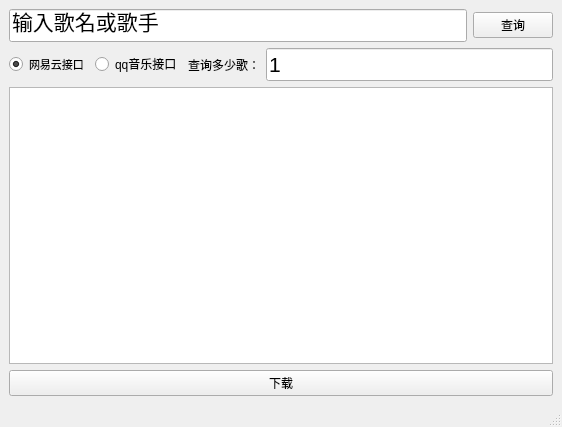
<?xml version="1.0" encoding="UTF-8"?>
<ui version="4.0">
 <class>MainWindow</class>
 <widget class="QMainWindow" name="MainWindow">
  <property name="geometry">
   <rect>
    <x>0</x>
    <y>0</y>
    <width>562</width>
    <height>427</height>
   </rect>
  </property>
  <property name="windowTitle">
   <string>音乐下载</string>
  </property>
  <widget class="QWidget" name="centralwidget">
   <property name="sizePolicy">
    <sizepolicy hsizetype="Ignored" vsizetype="Ignored">
     <horstretch>0</horstretch>
     <verstretch>0</verstretch>
    </sizepolicy>
   </property>
   <layout class="QVBoxLayout" name="verticalLayout_2">
    <item>
     <layout class="QVBoxLayout" name="verticalLayout">
      <item>
       <layout class="QHBoxLayout" name="horizontalLayout_2">
        <item>
         <widget class="QLineEdit" name="lineEdit">
          <property name="font">
           <font>
            <pointsize>16</pointsize>
           </font>
          </property>
          <property name="text">
           <string>输入歌名或歌手</string>
          </property>
         </widget>
        </item>
        <item>
         <widget class="QPushButton" name="pushButton">
          <property name="text">
           <string>查询</string>
          </property>
         </widget>
        </item>
       </layout>
      </item>
      <item>
       <layout class="QHBoxLayout" name="horizontalLayout">
        <item>
         <widget class="QRadioButton" name="radioButton">
          <property name="font">
           <font>
            <pointsize>8</pointsize>
           </font>
          </property>
          <property name="text">
           <string>网易云接口</string>
          </property>
          <property name="checked">
           <bool>true</bool>
          </property>
         </widget>
        </item>
        <item>
         <widget class="QRadioButton" name="radioButton_2">
          <property name="text">
           <string>qq音乐接口</string>
          </property>
         </widget>
        </item>
        <item>
         <widget class="QLabel" name="label">
          <property name="text">
           <string>查询多少歌：</string>
          </property>
         </widget>
        </item>
        <item>
         <widget class="QLineEdit" name="lineEdit_2">
          <property name="font">
           <font>
            <pointsize>16</pointsize>
           </font>
          </property>
          <property name="text">
           <string>1</string>
          </property>
         </widget>
        </item>
       </layout>
      </item>
      <item>
       <widget class="QListWidget" name="listWidget"/>
      </item>
      <item>
       <widget class="QPushButton" name="pushButton_2">
        <property name="text">
         <string>下载</string>
        </property>
       </widget>
      </item>
     </layout>
    </item>
   </layout>
  </widget>
  <widget class="QMenuBar" name="menubar">
   <property name="geometry">
    <rect>
     <x>0</x>
     <y>0</y>
     <width>562</width>
     <height>26</height>
    </rect>
   </property>
  </widget>
  <widget class="QStatusBar" name="statusbar"/>
  <action name="action">
   <property name="text">
    <string>账号密码</string>
   </property>
  </action>
 </widget>
 <resources/>
 <connections/>
</ui>
